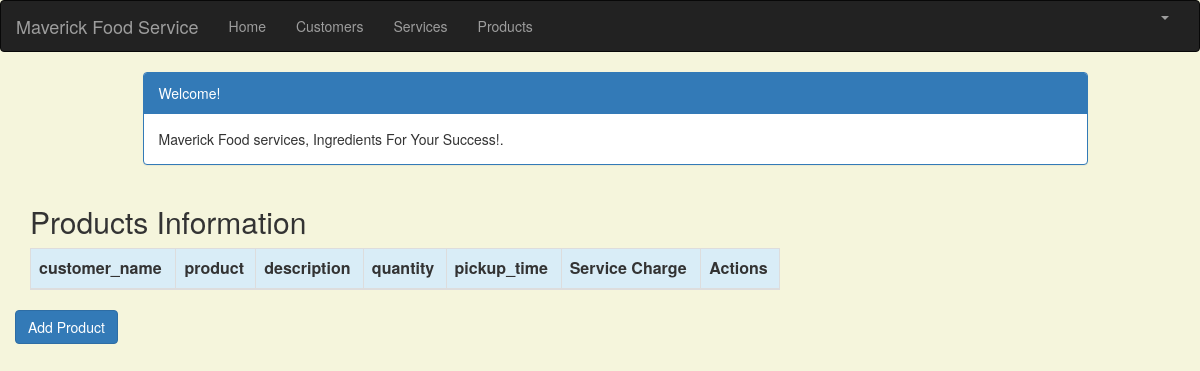
Before: /product_list (signed in) with the older database file.
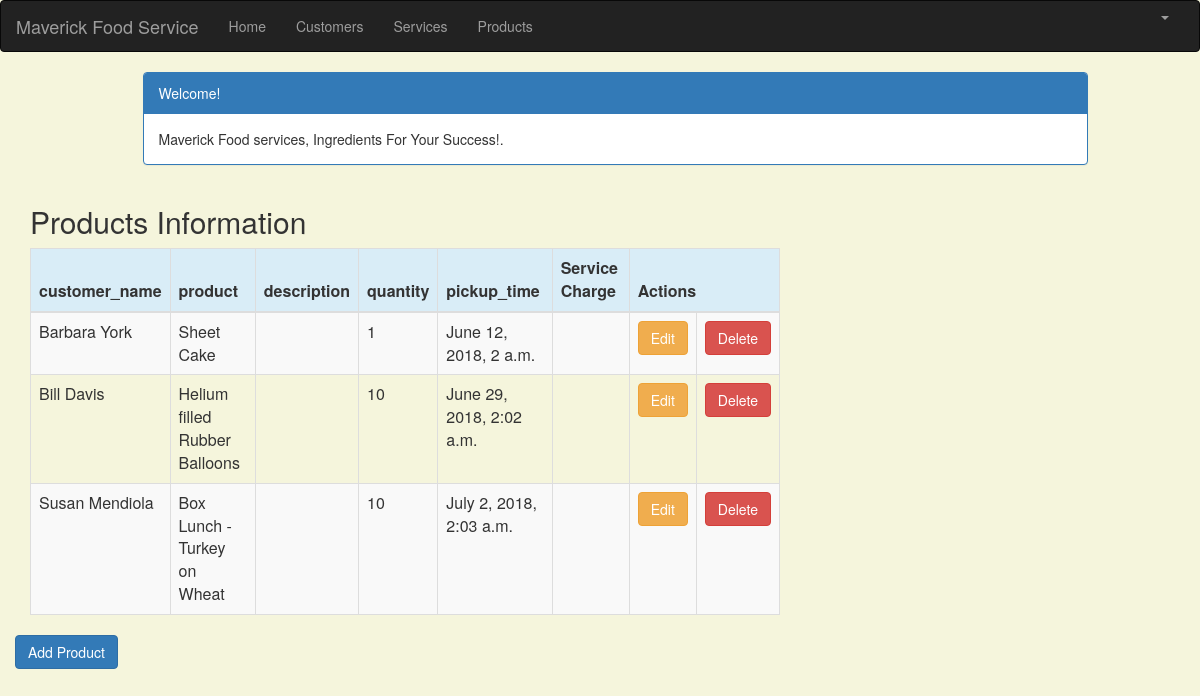
After: the same page with the newer database file.
### mfscrm/crm/models.py (models this page shows, shortened)
class Product(models.Model):
    cust_name = models.ForeignKey(Customer, on_delete=models.CASCADE, related_name='products')
    product = models.CharField(max_length=100)
    p_description = models.TextField()
    quantity = models.IntegerField()
    pickup_time = models.DateTimeField(
        default=timezone.now)
    charge = models.DecimalField(max_digits=10, decimal_places=2)
    created_date = models.DateTimeField(
        default=timezone.now)
    updated_date = models.DateTimeField(auto_now_add=True)

class Customer(models.Model):
    cust_name = models.CharField(max_length=50)
    organization = models.CharField(max_length=100, blank=True)
    role = models.CharField(max_length=100)
    email = models.EmailField(max_length=100)
    bldgroom = models.CharField(max_length=100)
    address = models.CharField(max_length=200)
    account_number = models.IntegerField(blank=False, null=False)
    city = models.CharField(max_length=50)
    state = models.CharField(max_length=50)
    zipcode = models.CharField(max_length=10)
    phone_number = models.CharField(max_length=50)
    created_date = models.DateTimeField(
        default=timezone.now)
    updated_date = models.DateTimeField(auto_now_add=True)
    def __str__(self):
        return str(self.cust_name)

### mfscrm/crm/views.py (the view)
# urls.py: path('product_list', views.product_list, name='product_list'),
@login_required
def product_list(request):
    products = Product.objects.filter(created_date__lte=timezone.now())
    return render(request, 'crm/products_list.html', {'products': products})

### mfscrm/crm/templates/crm/products_list.html (shortened to what this page needs)
{% extends 'crm/base.html' %}
{% block content %}
    <html>
    <head>
        <link rel="stylesheet" href="https://maxcdn.bootstrapcdn.com/bootstrap/3.3.4/css/bootstrap.min.css">
    </head>
    <body>
    <div class="container">
        <div class="row">
            <div class="col-md-10 col-md-offset-1">
                <div class="panel panel-primary">
                    <div class="panel-heading">Welcome!</div>
                    <div class="panel-body">
                        Maverick Food services, Ingredients For Your Success!.
                    </div>
                </div>
            </div>
        </div>
    </div>
    <div class="row">
        <h2 style="padding-left: 15Px">Products Information</h2>
    </div>
    <div>
        <table class="table table-striped table-bordered table-hover">
            <thead>
            <tr class="bg-info">
                <th>customer_name</th>
                <th>product</th>
                <th>description</th>
                <th>quantity</th>
                <th>pickup_time</th>
                <th>Service Charge</th>
                <th colspan="3">Actions</th>
            </tr>
            </thead>
            <tbody>
            {% for product in products %}
                <tr>
                    <td>{{ product.cust_name }}</td>
                    <td>{{ product.product }}</td>
                     <td>{{product.description }}</td>
                    <td>{{ product.quantity }}</td>
                    <td>{{ product.pickup_time}}</td>
                    <td>{{ product.service_charge }}</td>
                    <td><a href="{% url 'crm:product_edit' pk=product.pk %}"
                           class="btn btn-warning">Edit</a></td>
                     <td><a href="{% url 'crm:product_delete' pk=product.pk %}"
                           onclick="return confirm('Are you sure you want to delete?')"
                           class="btn btn-danger">Delete</a>
                    </td>
                </tr>
            {% endfor %}
            </tbody>
        </table>
     <div class="row">
            <a href="{% url 'crm:products_new' %}"class="row"><span
                    class="btn btn-primary">Add Product</span></a>
        </div>
    </div>
    </body>
    </html>
{% endblock %}

Changed rows visible on the page:
added Product: cust_name "Barbara York", product "Sheet Cake", quantity "1", pickup_time "June 12, 2018, 2 a.m."
added Product: cust_name "Bill Davis", product "Helium filled Rubber Balloons", quantity "10", pickup_time "June 29, 2018, 2:02 a.m."
added Product: cust_name "Susan Mendiola", product "Box Lunch - Turkey on Wheat", quantity "10", pickup_time "July 2, 2018, 2:03 a.m."
